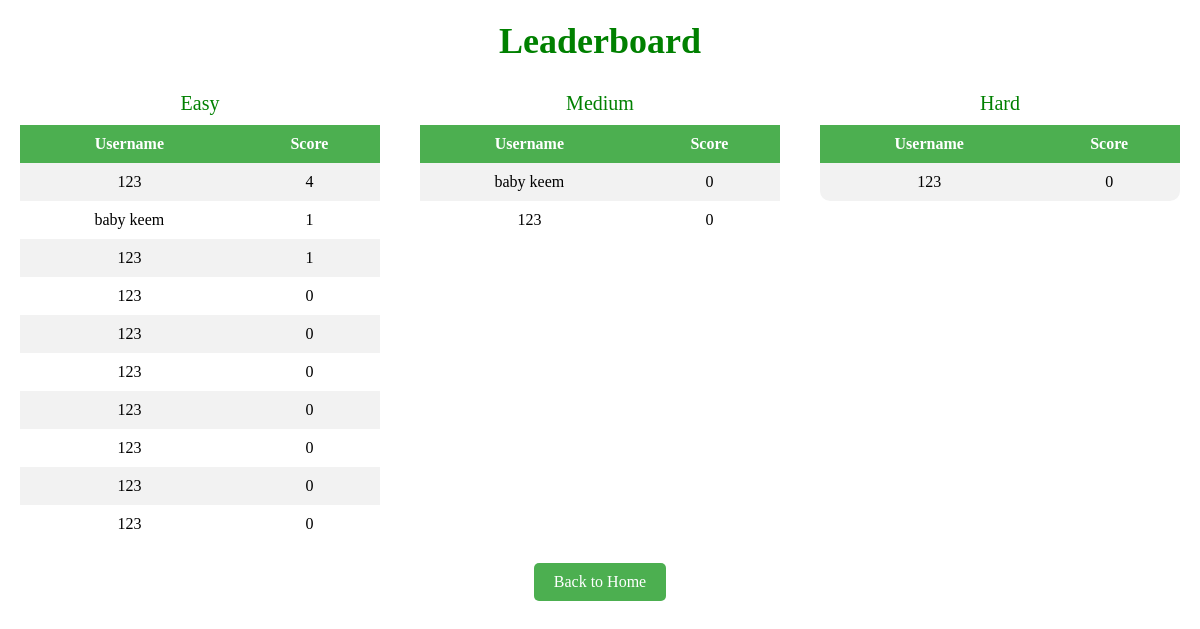
The page /leaderboard on the database as committed earlier.
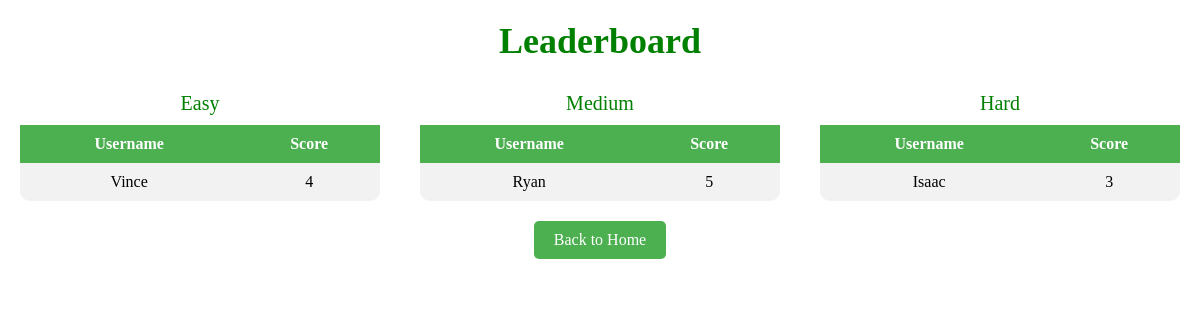
The same page on the database as committed later.
### tables this page shows
CREATE TABLE leaderboard (
            id INTEGER PRIMARY KEY AUTOINCREMENT,
            username TEXT,
            score INTEGER,
            difficulty TEXT
        );

### app.py (the view)
@app.route('/leaderboard')
def leaderboard():
    leaderboard_scores = get_leaderboard_scores()
    return render_template('leaderboard.html', scores=leaderboard_scores)

### app.py (called while the page is built)
def get_leaderboard_scores():
    conn = sqlite3.connect(DATABASE)
    c = conn.cursor()
    c.execute('SELECT username, score, difficulty FROM leaderboard ORDER BY score DESC')
    scores = c.fetchall()
    conn.close()
    return scores

### templates/leaderboard.html (shortened to what this page needs)
<!DOCTYPE html>
<html>
<head>
</head>
<body>
    <h1>Leaderboard</h1>
    <div class="table-container">
        <div class="table-wrapper">
            <table>
                <caption>Easy</caption>
                <tr>
                    <th>Username</th>
                    <th>Score</th>
                </tr>
                {% for row in scores %}
                    {% if row[2] == 'Easy' %}
                        <tr>
                            <td>{{ row[0] }}</td>
                            <td>{{ row[1] }}</td>
                        </tr>
                    {% endif %}
                {% endfor %}
            </table>
        </div>
        <div class="table-wrapper">
            <table>
                <caption>Medium</caption>
                <tr>
                    <th>Username</th>
                    <th>Score</th>
                </tr>
                {% for row in scores %}
                    {% if row[2] == 'Medium' %}
                        <tr>
                            <td>{{ row[0] }}</td>
                            <td>{{ row[1] }}</td>
                        </tr>
                    {% endif %}
                {% endfor %}
            </table>
        </div>
        <div class="table-wrapper">
            <table>
                <caption>Hard</caption>
                <tr>
                    <th>Username</th>
                    <th>Score</th>
                </tr>
                {% for row in scores %}
                    {% if row[2] == 'Hard' %}
                        <tr>
                            <td>{{ row[0] }}</td>
                            <td>{{ row[1] }}</td>
                        </tr>
                    {% endif %}
                {% endfor %}
            </table>
        </div>
    </div>
    <div class="button-container">
        <a href="/homepage" class="button">Back to Home</a>
    </div>
</body>
</html>

### templates/leaderboard.html (style rules this page uses)
body { font-family: 'Joystix Monospace'; text-align: center; background-image: url(https://cdn.discordapp.com/attachments/1108781673560150058/1116245336470605844/3.gif); background-size: cover; height: 100vh; padding: 0; margin: 0; }
h1 { font-size: 36px; color: green; margin: 20px 0; }
caption { font-size: 20px; padding: 10px; color: green; }
.table-container { display: flex; justify-content: center; margin-top: 20px; }
.table-wrapper { width: 30%; margin: 0 20px; }
table { border-collapse: separate; border-spacing: 0; font-family: 'Joystix Monospace'; width: 100%; background-color: white; border: none; border-radius: 10px; overflow: hidden; }
th, td { padding: 10px; text-align: center; }
th { background-color: #4caf50; color: white; font-weight: bold; }
tr:nth-child(even) { background-color: #f2f2f2; }
.button-container { margin-top: 20px; }
.button { display: inline-block; margin: 0 10px; padding: 10px 20px; background-color: #4caf50; color: #fff; border: none; border-radius: 5px; cursor: pointer; font-size: 16px; font-family: 'Joystix Monospace'; text-decoration: none; text-align: center; }

Rows that differ between the two databases and show on the page:
removed leaderboard: username "123", score "4", shown under "Easy"
removed leaderboard: username "baby keem", score "1", shown under "Easy"
removed leaderboard: username "123", score "1", shown under "Easy"
removed leaderboard: username "123", score "0", shown under "Easy"
removed leaderboard: username "123", score "0", shown under "Easy"
removed leaderboard: username "123", score "0", shown under "Easy"
removed leaderboard: username "123", score "0", shown under "Easy"
removed leaderboard: username "123", score "0", shown under "Easy"
removed leaderboard: username "123", score "0", shown under "Easy"
removed leaderboard: username "123", score "0", shown under "Easy"
removed leaderboard: username "baby keem", score "0", shown under "Medium"
removed leaderboard: username "123", score "0", shown under "Medium"
removed leaderboard: username "123", score "0", shown under "Hard"
added leaderboard: username "Vince", score "4", shown under "Easy"
added leaderboard: username "Ryan", score "5", shown under "Medium"
added leaderboard: username "Isaac", score "3", shown under "Hard"
